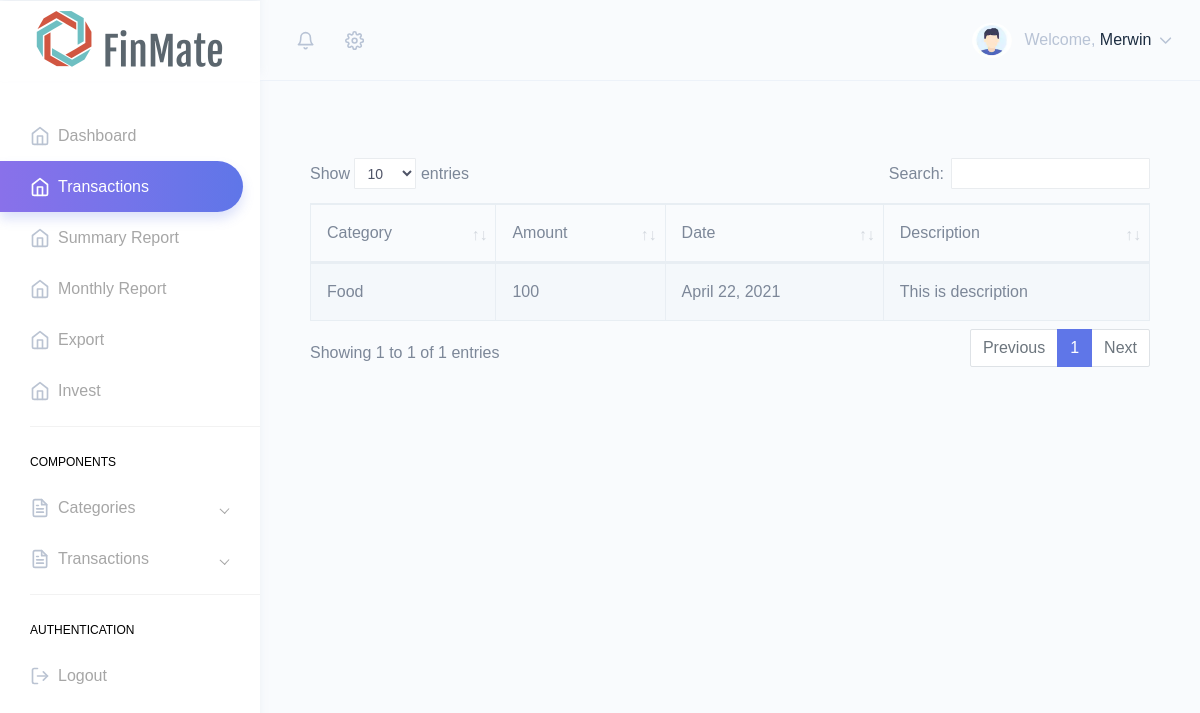
Page /transaction (signed in) on the earlier database version.
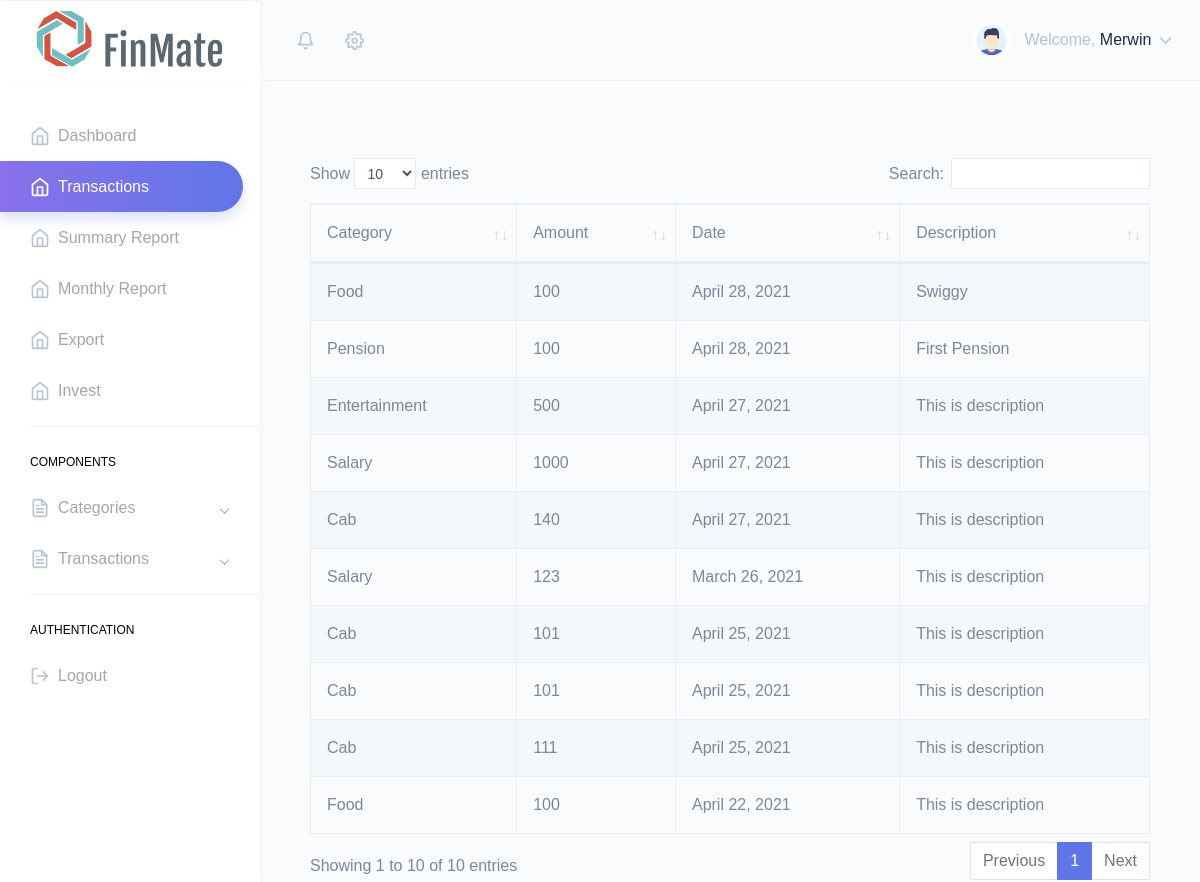
Same page on the later database version.
### management/models.py (models this page shows, shortened)
class Transaction(models.Model):
    user = models.ForeignKey(User, on_delete=models.CASCADE)
    category = models.ForeignKey(Category, on_delete=models.CASCADE)
    amount = models.IntegerField()
    date = models.DateField()
    feedback = models.TextField()
    description = models.TextField()
    sentiment = models.FloatField(default=0.0)

class Category(models.Model):
    user = models.ForeignKey(User, on_delete=models.CASCADE)
    category_name = models.CharField(max_length=100)
    is_expense = models.BooleanField()

### management/views.py (the view)
# urls.py: path('transaction', views.transaction, name='transaction'),
def transaction(request):
    cat = 0
    if request.method == "POST":
        catid = request.POST.get('catid')
        cat = catid
        catobj = Category.objects.get(pk=catid)
        cat_name = str(catobj)
        cat_name = cat_name[4:]
        amount = request.POST.get('amount')
        date = request.POST.get('date')
        description = request.POST.get('description')
        feedback = request.POST.get('feedback')
        if catobj.is_expense == 0:
            feedback = ""
        new_words = {'cushiony': 1, 'comfort': 0, 'support': 0, 'unsupportive': -1, 'lightweight': 1, 'heavyweight': -1, 'stabilize': 1, 'instability': -1, 'unresponsive': -1, 'durable': 1, 'breathable': 1, 'protective': 1, 'too': 0, 'flimsy': -1, 'freedom': 0, 'tore': -1.5, 'narrow': -1, 'strike': 0, 'right': 1.5, 'hole': -1.5, 'never': -.5,
                     'holes': -1.5, "stiff": -1, 'return': -.5, 'returning': -.5, 'issue': -1, "untied": -1, 'clunky': -1, 'stiffness': -1, 'swollen': -1, 'stylish': 1, 'rip': -1, 'returned': -.5, 'bulky': -1}  # this list specifies sentiment scores for common words that are related to running shoes, in other words it adds context to the sentiment analysis
        sid = SentimentIntensityAnalyzer()
        sid.lexicon.update(new_words)
        score = sid.polarity_scores(feedback)
        print("Score", score)
        compound = score.get('compound')
        print("compound", compound)
        usd = request.user.id
        newtransaction = Transaction(
            user=request.user, category=catobj, amount=amount, date=date, description=description, feedback=feedback, sentiment=compound)
        newtransaction.save()
        usd = request.user.id
        print('cat', cat)
        dataset1 = Transaction.objects.raw(
            'select id,category_id,feedback from management_transaction where user_id=%s and category_id=%s', [usd, cat])
        review = list()
        for entry in dataset1:
            usid = Transaction.objects.get(pk=entry.id)
            fdb = usid.feedback
            print(fdb)
            review.append('%s' % fdb)
        print(review)
        total = 0
        for i in review:
            new_words = {'cushiony': 1, 'comfort': 0, 'support': 0, 'unsupportive': -1, 'lightweight': 1, 'heavyweight': -1, 'stabilize': 1, 'instability': -1, 'unresponsive': -1, 'durable': 1, 'breathable': 1, 'protective': 1, 'too': 0, 'flimsy': -1, 'freedom': 0, 'tore': -1.5, 'narrow': -1, 'strike': 0, 'right': 1.5, 'hole': -1.5, 'never': -.5,
                         'holes': -1.5, "stiff": -1, 'return': -.5, 'returning': -.5, 'issue': -1, "untied": -1, 'clunky': -1, 'stiffness': -1, 'swollen': -1, 'stylish': 1, 'rip': -1, 'returned': -.5, 'bulky': -1}  # this list specifies sentiment scores for common words that are related to running shoes, in other words it adds context to the sentiment analysis
            sid = SentimentIntensityAnalyzer()
            sid.lexicon.update(new_words)
            score = sid.polarity_scores(i)
            compound = score.get('compound')
            total += compound
            print(total)
        avgtotal = total/(len(review))
        print(avgtotal)
        alltransaction = Transaction.objects.filter(user=request.user)
        if total < -0.2:
            notification = Notification(user=request.user, category=catobj)
            notification.save()
            return render(request, 'transaction.html', {'alert_flag': True, 'cat_name': cat_name,
                                                        'alltransaction': alltransaction})
        arr = []
        income = Transaction.objects.raw(
            'SELECT management_transaction.id,sum(management_transaction.amount) as amount  FROM management_transaction INNER JOIN management_category ON management_transaction.category_id=management_category.id WHERE management_category.is_expense=0 and management_transaction.user_id=%s', [usd])
        for i in income:
            print(i.amount)
            arr.append(i.amount)
        expenses = Transaction.objects.raw(
            'SELECT management_transaction.id,sum(management_transaction.amount) as amount FROM management_transaction INNER JOIN management_category ON management_transaction.category_id=management_category.id WHERE management_category.is_expense=1 and management_transaction.user_id=%s', [usd])
        for i in expenses:
            print(i.amount)
            arr.append(i.amount)
        print(arr)
        if arr[0] != None and arr[1] != None:
            savings = arr[0]-arr[1]
        else:
            savings = None
        cred_score = savings/arr[0]
        print('credscore', cred_score)
        cust = CustomUser.objects.get(user_id=request.user.id)
        cust.credit_score = cred_score
        cust.save(update_fields=['credit_score'])
        return redirect('/transaction')
    else:
        alltransaction = Transaction.objects.filter(
            user=request.user).order_by('-id')
        return render(request, "transaction.html", {'alltransaction': alltransaction})

### management/context_processors.py (called while the page is built)
def top_notifications(request):
    if request.user.is_authenticated:
        return {'top_notifications': Notification.objects.filter(user=request.user)}
    else:
        return {'top_notifications': Notification.objects.all()}

### templates/transaction.html (shortened to what this page needs)
{% extends 'base.html' %}
{% load static %}
{% block body %}
<div class="page-wrapper">
    <div class="page-breadcrumb">
        <div class="container mt-5">
            <!-- <h1 class="text-center mb-5">Transactions <a class="btn btn-primary" href="/export-csv" role="button">Export
                CSV</a>
        </h1> -->
            <table id="myTable" class="table table-striped table-bordered display no-wrap">
                <thead>
                    <tr>
                        <th scope="col">Category</th>
                        <th scope="col">Amount</th>
                        <th scope="col">Date</th>
                        <th scope="col">Description</th>
                    </tr>
                </thead>
                <tbody id="tbody" id="tbody">
                    {% for t in alltransaction%}
                    <tr>
                        <td>
                            {{t.category.category_name}}
                        </td>
                        <td>
                            {{t.amount}}
                        </td>
                        <td>
                            {{t.date}}
                        </td>
                        <td>
                            {{t.description}}
                        </td>
                    </tr>
                    {% endfor %}
                </tbody>
            </table>
        </div>
    </div>
</div>
{% endblock body %}

### templates/base.html (shortened to what this page needs)
{% load static %}
<!DOCTYPE html>
<html dir="ltr" lang="en">
<head>
    <link href="{% static '/assets/extra-libs/c3/c3.min.css'%}" rel="stylesheet">
    <link href="{% static '/assets/libs/chartist/dist/chartist.min.css'%}" rel="stylesheet">
    <link href="{% static '/assets/extra-libs/jvector/jquery-jvectormap-2.0.2.css'%}" rel="stylesheet" />
    <link href="{% static '/assets/extra-libs/datatables.net-bs4/css/dataTables.bootstrap4.css' %}" rel="stylesheet">
    <link href="{% static '/dist/css/style.min.css'%}" rel="stylesheet">
</head>
<body>
    <div id="main-wrapper" data-theme="light" data-layout="vertical" data-navbarbg="skin6" data-sidebartype="full"
        data-sidebar-position="fixed" data-header-position="fixed" data-boxed-layout="full">
        <header class="topbar" data-navbarbg="skin6">
            <nav class="navbar top-navbar navbar-expand-md">
                <div class="navbar-header" data-logobg="skin6">
                    <div class="navbar-brand">
                        <a href="/">
                            <span class="logo-text">
                                <img src="{% static '/assets/images/logo-text.png'%}" alt="homepage"
                                    class="dark-logo" />
                            </span>
                        </a>
                    </div>
                </div>
                <div class="navbar-collapse collapse" id="navbarSupportedContent">
                    <ul class="navbar-nav float-left mr-auto ml-3 pl-1">
                        <li class="nav-item dropdown">
                            <a class="nav-link dropdown-toggle pl-md-3 position-relative" href="javascript:void(0)"
                                id="bell" role="button" data-toggle="dropdown" aria-haspopup="true"
                                aria-expanded="false">
                                <span><i data-feather="bell" class="svg-icon"></i></span>
                            </a>
                        </li>
                        <li class="nav-item dropdown">
                            <a class="nav-link dropdown-toggle" href="#" id="navbarDropdown" role="button"
                                data-toggle="dropdown" aria-haspopup="true" aria-expanded="false">
                                <i data-feather="settings" class="svg-icon"></i>
                            </a>
                        </li>
                    </ul>
                    <ul class="navbar-nav float-right">
                        <li class="nav-item dropdown">
                            <a class="nav-link dropdown-toggle" href="{% static 'javascript:void(0)' %}"
                                data-toggle="dropdown" aria-haspopup="true" aria-expanded="false">
                                {% if request.user.is_anonymous %}
                                <span class="ml-2 d-none d-lg-inline-block"><span>Login</span> <span
                                        class="text-dark">Here</span> <i data-feather="chevron-down"
                                        class="svg-icon"></i></span>
                                {% else %}
                                <img src="{% static '/assets/images/users/profile-pic.jpg' %}" alt="user"
                                    class="rounded-circle" width="40">
                                <span class="ml-2 d-none d-lg-inline-block"><span>Welcome,</span> <span
                                        class="text-dark">{{ request.user.username }}</span> <i
                                        data-feather="chevron-down" class="svg-icon"></i></span>
                                {% endif %}
                            </a>
                        </li>
                    </ul>
                </div>
            </nav>
        </header>
        <aside class="left-sidebar" data-sidebarbg="skin6">
            <div class="scroll-sidebar" data-sidebarbg="skin6">
                <nav class="sidebar-nav">
                    <ul id="sidebarnav">
                        <li class="sidebar-item"> <a class="sidebar-link sidebar-link" href="/index"
                                aria-expanded="false"><span
                                    class="hide-menu">Dashboard</span></a></li>
                        <li class="sidebar-item"> <a class="sidebar-link sidebar-link" href="/transaction"
                                aria-expanded="false"><i data-feather="home" class="feather-icon"></i><span
                                    class="hide-menu">Transactions</span></a></li>
                        <li class="sidebar-item"> <a class="sidebar-link sidebar-link" href="/summaryreport"
                                aria-expanded="false"><i data-feather="home" class="feather-icon"></i><span
                                    class="hide-menu">Summary Report</span></a></li>
                        <li class="sidebar-item"> <a class="sidebar-link sidebar-link" href="/report"
                                aria-expanded="false"><i data-feather="home" class="feather-icon"></i><span
                                    class="hide-menu">Monthly Report</span></a></li>
                        <li class="sidebar-item"> <a class="sidebar-link sidebar-link" href="/export"
                                aria-expanded="false"><i data-feather="home" class="feather-icon"></i><span
                                    class="hide-menu">Export</span></a></li>
                        <li class="sidebar-item"> <a class="sidebar-link sidebar-link" href="/invest"
                                aria-expanded="false"><i data-feather="home" class="feather-icon"></i><span
                                    class="hide-menu">Invest</span></a></li>
                        <li class="list-divider"></li>
                        <li class="nav-small-cap"><span class="hide-menu">Components</span></li>
                        <li class="sidebar-item"> <a class="sidebar-link has-arrow"
                                href="{% static 'javascript:void(0)'%}" aria-expanded="false"><i
                                    data-feather="file-text" class="feather-icon"></i><span
                                    class="hide-menu">Categories</span></a>
                        </li>
                        <li class="sidebar-item"> <a class="sidebar-link has-arrow"
                                href="{% static 'javascript:void(0)'%}" aria-expanded="false"><i
                                    data-feather="file-text" class="feather-icon"></i><span
                                    class="hide-menu">Transactions</span></a>
                        </li>
                        <li class="list-divider"></li>
                        <li class="nav-small-cap"><span class="hide-menu">Authentication</span></li>
                        {% if request.user.is_anonymous %}
                        <li class="sidebar-item"> <a class="sidebar-link sidebar-link" href="users/login"
                                aria-expanded="false"><i data-feather="lock" class="feather-icon"></i><span
                                    class="hide-menu">Login
                                </span></a>
                        </li>
                        <li class="sidebar-item"> <a class="sidebar-link sidebar-link" href="users/register"
                                aria-expanded="false"><i data-feather="lock" class="feather-icon"></i><span
                                    class="hide-menu">Register
                                </span></a>
                        </li>
                        {% else %}
                        <li class="sidebar-item"> <a class="sidebar-link sidebar-link" href="users/logout"
                                aria-expanded="false"><i data-feather="log-out" class="feather-icon"></i><span
                                    class="hide-menu">Logout</span></a></li>
                        {% endif %}
                    </ul>
                </nav>
            </div>
        </aside>
        {% block body %} {% endblock body %}
    </div>
</body>
</html>

Differences in the rows shown:
added Transaction: category.category_name "Food", amount "100", date "April 28, 2021", description "Swiggy"
added Transaction: category.category_name "Pension", amount "100", date "April 28, 2021", description "First Pension"
added Transaction: category.category_name "Entertainment", amount "500", date "April 27, 2021", description "This is description"
added Transaction: category.category_name "Salary", amount "1000", date "April 27, 2021", description "This is description"
added Transaction: category.category_name "Cab", amount "140", date "April 27, 2021", description "This is description"
added Transaction: category.category_name "Salary", amount "123", date "March 26, 2021", description "This is description"
added Transaction: category.category_name "Cab", amount "101", date "April 25, 2021", description "This is description"
added Transaction: category.category_name "Cab", amount "101", date "April 25, 2021", description "This is description"
added Transaction: category.category_name "Cab", amount "111", date "April 25, 2021", description "This is description"
Other differences:
text written by a page script: "Show entries Search: Showing 1 to 1 of 1 entries Previous 1 Next" → "Show entries Search: Showing 1 to 10 of 10 entries Previous 1 Next"
